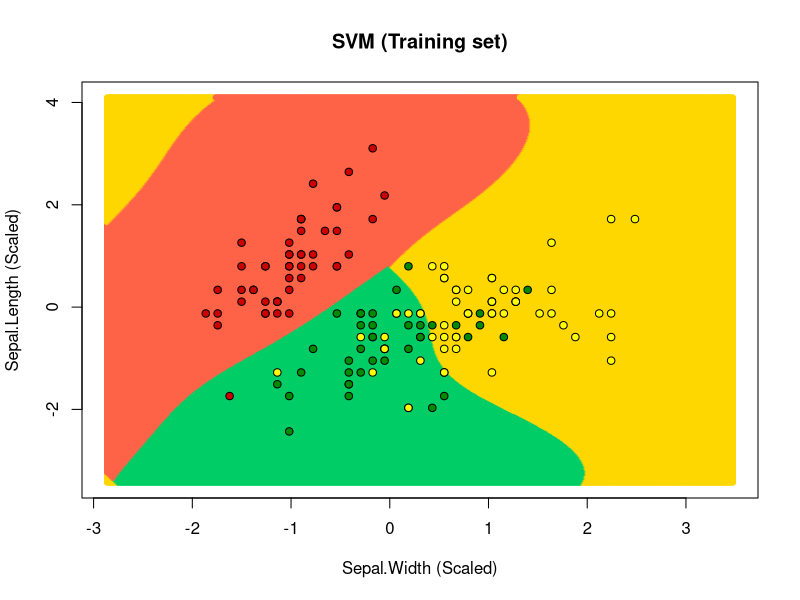

Recreate this plot in R.
# Ayomide Ayowole-Obi
# Data Mining & Visualization 
# Assignment 7
# 4/18/23

# Importing the dataset
dataset = read.csv('Iris_Data.csv')

# Encoding categorical data
dataset$Species = factor(dataset$Species,
                         levels = c('Iris-setosa', 'Iris-versicolor', 'Iris-virginica'),
                         labels = c(1, 2, 3))

# Feature Scaling
scaled_cols = scale(dataset[, 1:2])
dataset[, 1:2] = scaled_cols

# Fitting SVM to the Training set
library(e1071)
classifier = svm(formula = Species ~ .,
                 data = dataset,
                 type = 'C-classification',
                 kernel = 'radial')

# Predicting the Test set results
y_pred = predict(classifier, newdata = dataset)

# Showing the Confusion Matrix and Accuracy
library(caret)
cm = confusionMatrix(y_pred, dataset$Species)
print(cm$table)
print(cm$overall['Accuracy'])

# Visualizing the  dataset results
set = dataset
X1 = seq(min(set[, 1]) - 1, max(set[, 1]) + 1, by = 0.01)
X2 = seq(min(set[, 2]) - 1, max(set[, 2]) + 1, by = 0.01)
grid_set = expand.grid(X1, X2)
colnames(grid_set) = c('Sepal.Length', 'Sepal.Width')
y_grid = predict(classifier, newdata = grid_set)
plot(NULL,
     main = 'SVM (Training set)',
     xlab = 'Sepal.Width (Scaled)', ylab = 'Sepal.Length (Scaled)',
     xlim = range(X1), ylim = range(X2))
points(grid_set, pch = 20, col = c('tomato', 'springgreen3', 'gold')[y_grid])
points(set, pch = 21, bg = c('red3', 'green4', 'yellow')[set$Species])
